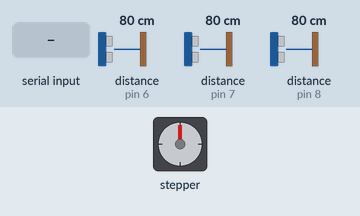
Recording of a sketch running on a simulated Arduino Uno, built with avr-gcc and run on an emulated ATmega328P. On the bench: stepper motor. The test bench sets the inputs (shaded band); at power-on: distance to the obstacle (sensors on pin 6, pin 7, pin 8) 80 cm. The echo pulse lasts 58.3 µs per cm; stepper angles assume 2038 steps per turn.

Above: at 1.2 s.
1.3 s: "101\n" received over Serial
At 4.9 s:
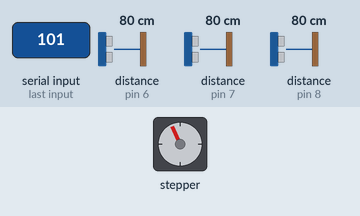
At 7.9 s:
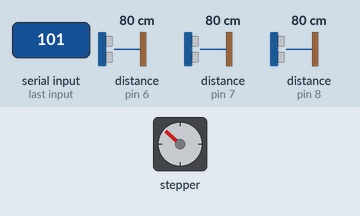
Timing chart, 0 to 25.2 s (numbered marks = the images above; inputs shaded):
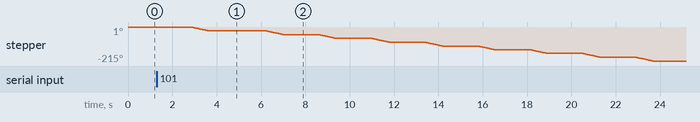

Measured:
- after the input at 1.3 s, stepper: turns 24° counter-clockwise in 0.76 s, then 24° counter-clockwise in 0.76 s, then 24° counter-clockwise in 0.76 s, repeating every 8.1 s

The sketch:

arduino_ultrasonic.ino
```cpp
//Includes the Arduino Stepper Library
#include <Stepper.h>

// --- General setup ---

const int motorPins[] = {2, 3, 4, 5}; // in order: IN1-IN2-IN3-IN4

const int US_echoPins[] = {6, 7, 8};
// const int US_trigPin[] = {9, 10, 11};
const int US_trigPin[] = {9};

int sensorPosition = 0; // Assuming that sensor mount is at botton position at start. [mm]
const int maxHeight = 195; // max height sensor mount can move up. [mm]

const int DistToWall = 22; // The distance to the lid/wall of the enclosure. [mm]
const int DistToWallMarg = 3; // Margin of the reading of the distance to the lid/wall. [mm]

int plantHeight;
bool Measure = false;

// --- Motor setup ---
// Defines the number of steps per rotation
const int stepsPerRevolution = 2038; //from datasheet
const int pulleyDiameter = 24; //[mm]
const int distance = 5; //[mm]

// Creates an instance of stepper class
// Pins entered in sequence IN1-IN3-IN2-IN4 for proper step sequence
Stepper myStepper = Stepper(stepsPerRevolution, motorPins[0], motorPins[2], motorPins[1], motorPins[3]);

void motorCycle(int dist, int speed) {
  const int steps = -stepsPerRevolution/(pulleyDiameter * 3.1415) * dist; // Calculates the amount of steps

  myStepper.setSpeed(speed);
	myStepper.step(steps);
}

// --- Ultra sonic sensor setup ---
int USdistance[] = {0, 0, 0};

void US_scanCycle() {
  float d;

  for(int i = 0; i <= 2; i++) {
    int duration[] = {10000, 10000, 10000};
    for(int j = 0; j <= 4; j++) { // To get accurate reading. Sometimes the duration is not accurate (to long)
      digitalWrite(US_trigPin[0], LOW);
      delayMicroseconds(2);
      digitalWrite(US_trigPin[0], HIGH);
      delayMicroseconds(10);
      digitalWrite(US_trigPin[0], LOW);

      d = pulseIn(US_echoPins[i], HIGH); // Calculates the duration for the signal to "bounce"

      duration[i] = (d < duration[i] ? d : duration[i]); // Takes the shortest duration (sometimes it is way to long)

      delay(100);
    }

    USdistance[i] = (duration[i]*.0343)/2; // calculated distance to object [mm]
  }
  /*
  Serial.print("Distances1:");
  Serial.println(USdistance[0]);
  Serial.print("Distances2:");
  Serial.println(USdistance[1]);
  Serial.print("Distances3:");
  Serial.println(USdistance[2]);
  */
}

int checkHeight(int wallDist, int wallMargin, int us[3]) {
  int wd = wallDist - wallMargin; // Distance to wall with margin

  int hCheck[] = {false, false, false};

  // Checks each sensor to see if the array to see if it's anything closer than the wall.
  for(int i = 0; i <= 2; i++) {
    if(us[i] <= wd) {
      hCheck[i] = true;
    }
  }

  // If any sensor senses before wall it returns "true"
  if(!(hCheck[0] || hCheck[1] || hCheck[2])){
    return false;
  } else {
    return true;
  }
}


void setup() {
  Serial.begin(9600);
  pinMode(US_trigPin[0], OUTPUT);
  //pinMode(US_trigPin[1], OUTPUT);
  //pinMode(US_trigPin[2], OUTPUT);
  pinMode(US_echoPins[0], INPUT);
  pinMode(US_echoPins[1], INPUT);
  pinMode(US_echoPins[2], INPUT);
}

void loop() {
  if (Serial.available()) {
    int command = Serial.parseInt();
      switch (command) {
        case 101:
          Measure = true;
          break;
      }
  }

  if(Measure) {
    if(sensorPosition <= maxHeight) {
      US_scanCycle();

      /*
      Serial.print("Distance: ");
      Serial.println(USdistance[1]);
      Serial.print("Height:");
      Serial.println(sensorPosition);
      Serial.println(checkHeight(DistToWall, DistToWallMarg, USdistance));
      */

      if(checkHeight(DistToWall, DistToWallMarg, USdistance)) {
        plantHeight = sensorPosition;
      }
      motorCycle(distance, 5);
      sensorPosition += distance;
    } else {

      Serial.print("sensor!height:");
      Serial.println(plantHeight);

      motorCycle(-(sensorPosition), 10);
      sensorPosition = 0;
      plantHeight = 0;
      Measure = false;
    }
  }
}
```
